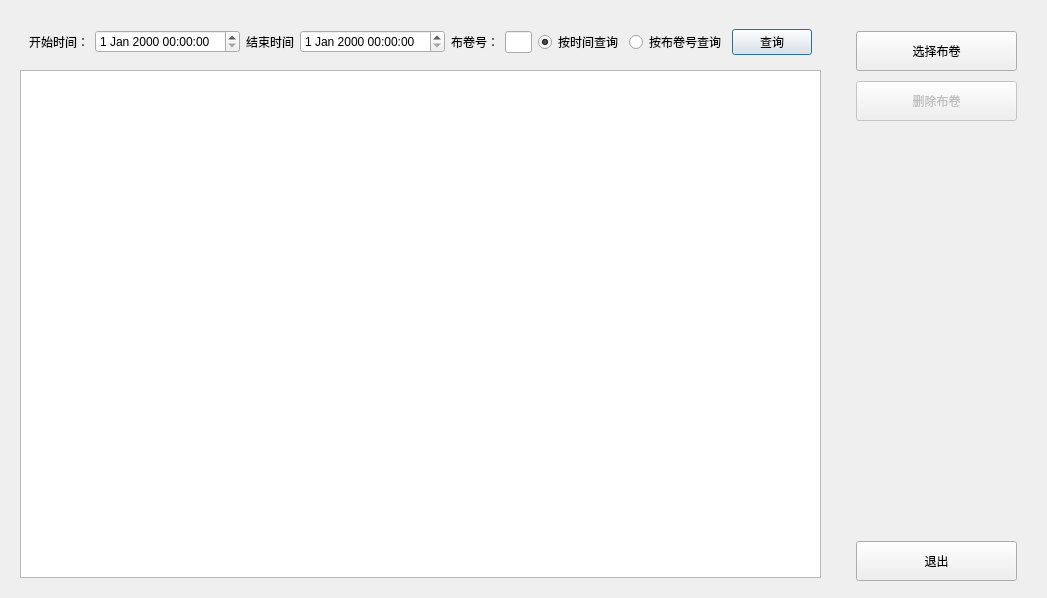
<?xml version="1.0" encoding="UTF-8"?>
<ui version="4.0">
 <class>HisClothDialog</class>
 <widget class="QDialog" name="HisClothDialog">
  <property name="geometry">
   <rect>
    <x>0</x>
    <y>0</y>
    <width>1047</width>
    <height>598</height>
   </rect>
  </property>
  <property name="windowTitle">
   <string>Dialog</string>
  </property>
  <layout class="QGridLayout" name="gridLayout">
   <item row="0" column="0">
    <widget class="QWidget" name="widget_3" native="true">
     <layout class="QGridLayout" name="gridLayout_2">
      <item row="0" column="0">
       <widget class="QWidget" name="widget_4" native="true">
        <layout class="QGridLayout" name="gridLayout_3">
         <item row="0" column="0">
          <widget class="QLabel" name="label">
           <property name="text">
            <string>开始时间：</string>
           </property>
          </widget>
         </item>
         <item row="0" column="1">
          <widget class="QDateTimeEdit" name="stratdateTimeEdit"/>
         </item>
         <item row="0" column="2">
          <widget class="QLabel" name="label_2">
           <property name="text">
            <string>结束时间</string>
           </property>
          </widget>
         </item>
         <item row="0" column="3">
          <widget class="QDateTimeEdit" name="enddateTimeEdit"/>
         </item>
         <item row="0" column="4">
          <widget class="QLabel" name="label_3">
           <property name="text">
            <string>布卷号：</string>
           </property>
          </widget>
         </item>
         <item row="0" column="5">
          <widget class="QLineEdit" name="lineEdit"/>
         </item>
         <item row="0" column="6">
          <widget class="QRadioButton" name="timeRB">
           <property name="text">
            <string>按时间查询</string>
           </property>
           <property name="checked">
            <bool>true</bool>
           </property>
          </widget>
         </item>
         <item row="0" column="7">
          <widget class="QRadioButton" name="clothNoRB">
           <property name="text">
            <string>按布卷号查询</string>
           </property>
          </widget>
         </item>
         <item row="0" column="8">
          <widget class="QPushButton" name="selectPB">
           <property name="text">
            <string>查询</string>
           </property>
          </widget>
         </item>
        </layout>
       </widget>
      </item>
      <item row="1" column="0">
       <widget class="QTableView" name="tableView">
        <attribute name="horizontalHeaderStretchLastSection">
         <bool>true</bool>
        </attribute>
       </widget>
      </item>
     </layout>
    </widget>
   </item>
   <item row="0" column="1">
    <widget class="QWidget" name="widget" native="true">
     <property name="minimumSize">
      <size>
       <width>200</width>
       <height>0</height>
      </size>
     </property>
     <property name="maximumSize">
      <size>
       <width>200</width>
       <height>16777215</height>
      </size>
     </property>
     <widget class="QWidget" name="widget_2" native="true">
      <property name="geometry">
       <rect>
        <x>10</x>
        <y>10</y>
        <width>181</width>
        <height>241</height>
       </rect>
      </property>
      <widget class="QPushButton" name="SelectHistoryPB">
       <property name="geometry">
        <rect>
         <x>10</x>
         <y>10</y>
         <width>161</width>
         <height>40</height>
        </rect>
       </property>
       <property name="minimumSize">
        <size>
         <width>0</width>
         <height>40</height>
        </size>
       </property>
       <property name="maximumSize">
        <size>
         <width>16777215</width>
         <height>40</height>
        </size>
       </property>
       <property name="text">
        <string>选择布卷</string>
       </property>
      </widget>
      <widget class="QPushButton" name="pushButton_2">
       <property name="enabled">
        <bool>false</bool>
       </property>
       <property name="geometry">
        <rect>
         <x>10</x>
         <y>60</y>
         <width>161</width>
         <height>40</height>
        </rect>
       </property>
       <property name="minimumSize">
        <size>
         <width>0</width>
         <height>40</height>
        </size>
       </property>
       <property name="maximumSize">
        <size>
         <width>16777215</width>
         <height>40</height>
        </size>
       </property>
       <property name="text">
        <string>删除布卷</string>
       </property>
      </widget>
     </widget>
     <widget class="QPushButton" name="pushButton_3">
      <property name="geometry">
       <rect>
        <x>20</x>
        <y>530</y>
        <width>161</width>
        <height>40</height>
       </rect>
      </property>
      <property name="minimumSize">
       <size>
        <width>0</width>
        <height>40</height>
       </size>
      </property>
      <property name="maximumSize">
       <size>
        <width>16777215</width>
        <height>40</height>
       </size>
      </property>
      <property name="text">
       <string>退出</string>
      </property>
     </widget>
    </widget>
   </item>
  </layout>
 </widget>
 <resources/>
 <connections/>
</ui>
